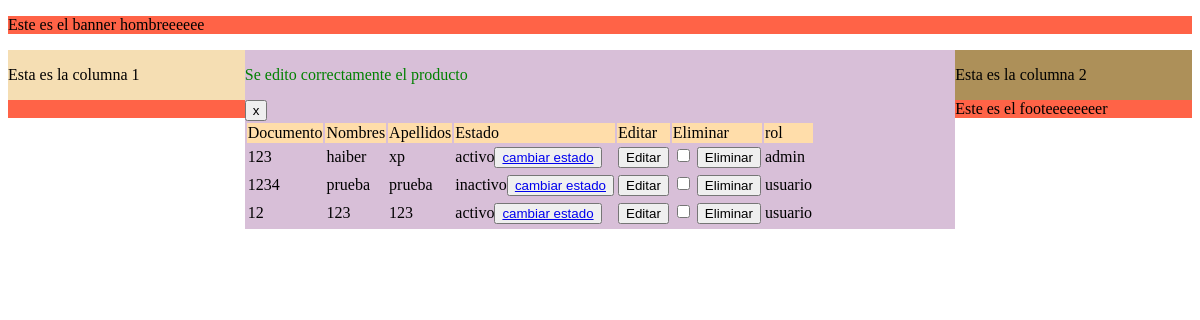
The page /codigo/pre_consultar_usuarios.php?ed=y (signed in) on the database its author committed.
### tables this page shows
CREATE TABLE IF NOT EXISTS `usuarios` (
  `id_usuario` int(5) NOT NULL AUTO_INCREMENT,
  `documento` varchar(15) NOT NULL,
  `password` varchar(40) NOT NULL,
  `nombres` varchar(100) NOT NULL,
  `apellidos` varchar(100) NOT NULL,
  `fk_id_roles` varchar(5) NOT NULL,
  `fk_id_estado` varchar(5) NOT NULL,
  PRIMARY KEY (`id_usuario`)
);

CREATE TABLE IF NOT EXISTS `estados` (
  `id_estado` int(5) NOT NULL AUTO_INCREMENT,
  `nombre_estado` varchar(15) NOT NULL,
  PRIMARY KEY (`id_estado`)
);

CREATE TABLE IF NOT EXISTS `roles` (
  `id_roles` int(5) NOT NULL AUTO_INCREMENT,
  `roles` varchar(40) NOT NULL,
  PRIMARY KEY (`id_roles`)
);

### codigo/pre_consultar_usuarios.php (the view, shortened to what this page needs)
<!DOCTYPE html>
<html lang="en">
<head>
    <link rel="stylesheet" href="../estilos/estilos.css">
</head>
<body>
<div id="banner">
<?php include("banner.php") ?>
</div>
<div id="general">
<div id="col1">
<?php include("col1.php") ?>
</div>
<div id="cuerpo">
<?php
if(isset($_GET['ed'])){
    if($edd="y"){
        echo "<div id='cierre'>";
        echo "<p style='color:green'>Se edito correctamente el producto</p>";
        echo "<input type='button' value='x' onclick='cerrar();'>";
        echo "</div>";
    }
}
?>
<?php
include("conexion.php");
echo "<table>";
echo "<tr bgcolor='#fFDDAA'>";
echo "<td>Documento</td>";
echo "<td>Nombres</td>";
echo "<td>Apellidos</td>";
echo "<td>Estado</td>";
echo "<td>Editar</td>";
echo "<td>Eliminar</td>";
echo "<td>rol</td>";
echo "</tr>";
$consulta = "SELECT U.documento, U.nombres, U.apellidos, U.fk_id_estado, U.fk_id_roles,U.id_usuario,
                    E.id_estado, E.nombre_estado,
                    R.id_roles, R.roles
                    FROM usuarios U
                    INNER JOIN estados E
                    ON U.fk_id_estado = E.id_estado
                    INNER JOIN roles R
                    ON U.fk_id_roles = R.id_roles";
    if(!$resultado = $db->query($consulta)){
    die('hay un error con la consulta o los datos no existen vuelve a comprobar !!![' . $db->error . ']');
    }
    while($fila = $resultado->fetch_assoc()){
        $bdocumento=stripslashes($fila["documento"]);
        $bnombres=stripslashes($fila["nombres"]);
        $bapellidos=stripslashes($fila["apellidos"]);
        $bestado=stripslashes($fila["nombre_estado"]);
        $broles=stripslashes($fila["roles"]);
        $bid_usuario=stripslashes($fila["id_usuario"]);
        echo "<tr>";
        echo "<td>$bdocumento</td>";
        echo "<td>$bnombres</td>";
        echo "<td>$bapellidos</td>";
        echo "<td>$bestado<button><a href='neg_cambio_estado_usuario.php?id=$bdocumento'>cambiar estado</a></button></td>";
        echo "<td>";
        echo "<form action='pre_editar_usuarios.php' id='editar_usuarios' name='editar_usuarios' method='POST' autocomplete='off'>
        <input type='hidden' name='documento' id='documento' value='$bdocumento'>
        <input type='submit'  value='Editar'>
        </form>";
        echo "</td>";
        echo "<td>";
        echo "<form action='neg_eliminar_usuarios.php' id='eliminar_usuarios' name='eliminar_usuarios' method='POST' autocomplete='off'>
        <input type='hidden' name='documento' id='documento' value='$bid_usuario' />
        <input type='checkbox' name='validar' value='checkbox' required />
        <input type='submit'  value='Eliminar' />
        </form>";
        echo "</td>";
        echo "<td>$broles</td>";
        echo "<tr>";
        }
    echo "</table>";
?>
</div>
<div id="col2">
<?php include("col2.php") ?>
</div>
</div>
<div id="footer">
<?php include("footer.php") ?>
</div>
</body>
</html>

### estilos/estilos.css (style rules this page uses)
#banner { background-color: tomato; width: 100%; }
#general { background-color: yellowgreen; width: 100%; }
#col1 { background-color: wheat; float: left; width: 20%; height: 50%; }
#col2 { background-color: rgb(173, 144, 89); float: right; width: 20%; height: 50%; }
#cuerpo { background-color: thistle; width: 60%; float: left; height: 50%; }
#footer { background-color: tomato; width: 100%; }

### rows shown on the page
usuarios: documento "123", nombres "haiber", apellidos "xp", estados.nombre_estado "activo", roles.roles "admin"
usuarios: documento "1234", nombres "prueba", apellidos "prueba", estados.nombre_estado "inactivo", roles.roles "usuario"
usuarios: documento "12", nombres "123", apellidos "123", estados.nombre_estado "activo", roles.roles "usuario"
